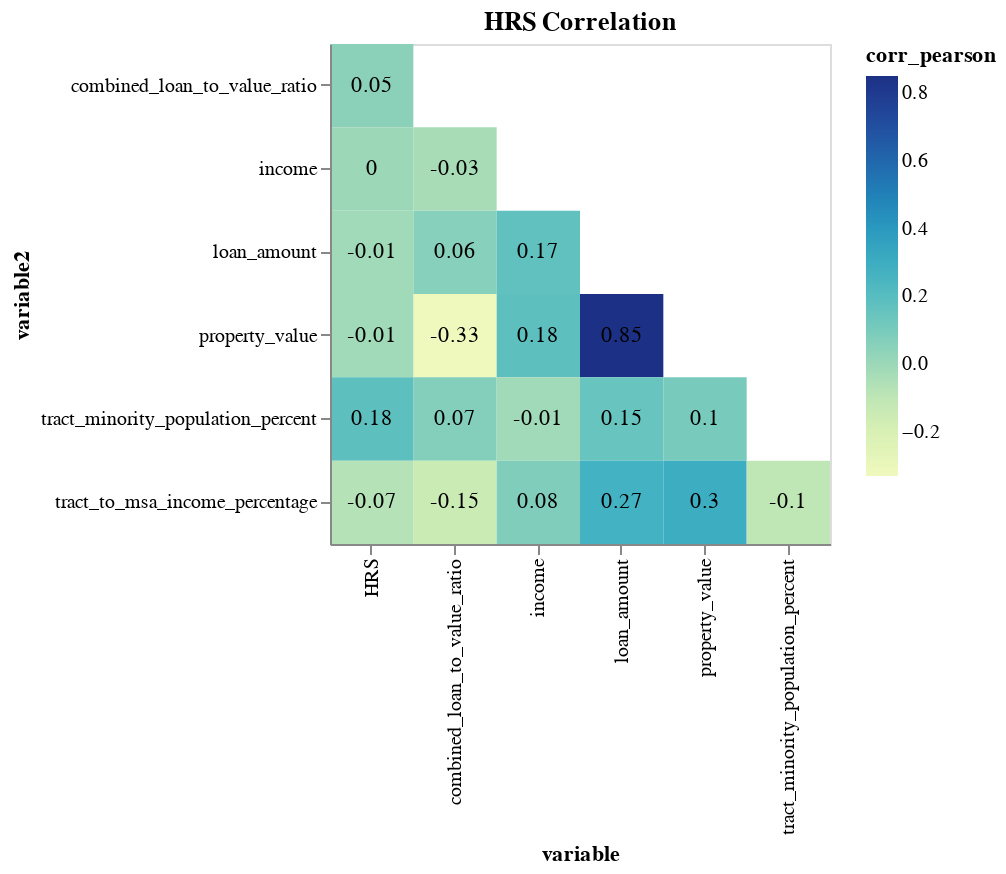

The notebook cell saved with this chart:
### Code cell
#Pearson correlation matrix for other variables
baseo=alt.Chart(graded_corr).mark_rect().transform_filter(
    alt.datum.variable < alt.datum.variable2
).encode(
    x='variable:O',
    y= alt.Y('variable2:O'),
    color= alt.Color('corr_pearson:Q', )
).properties(
    width=250,
    height=250,
    title=alt.TitleParams(
            text='HRS Correlation')
)




others= baseo+baseo.mark_text().transform_calculate(label = '"" + datum.x + datum.y').encode(
    text='corr_pearson:N',
    color=alt.value('black'))
others.configure_title(fontSize=14).configure(background='#FFFFFF').configure_axis(
    grid=False)

### Figure 1 — Vega-Lite specification as saved in the notebook (floating-point values rounded to 4 significant figures)
{"usermeta": {"embedOptions": {"theme": "fivethirtyeight"}}, "config": {"view": {"continuousWidth": 400, "continuousHeight": 300}, "axis": {"grid": false}, "background": "#FFFFFF"}, "layer": [{"mark": "rect", "encoding": {"color": {"field": "corr_pearson", "type": "quantitative"}, "x": {"field": "variable", "type": "ordinal"}, "y": {"field": "variable2", "type": "ordinal"}}, "height": 250, "title": {"text": "HRS Correlation"}, "transform": [{"filter": "(datum.variable < datum.variable2)"}], "width": 250}, {"mark": "text", "encoding": {"color": {"value": "black"}, "text": {"field": "corr_pearson", "type": "nominal"}, "x": {"field": "variable", "type": "ordinal"}, "y": {"field": "variable2", "type": "ordinal"}}, "height": 250, "title": {"text": "HRS Correlation"}, "transform": [{"filter": "(datum.variable < datum.variable2)"}, {"calculate": "\"\" + datum.x + datum.y", "as": "label"}], "width": 250}], "data": {"name": "data-134018d23b66153e1e0be1091cf6a408"}, "$schema": "https://vega.github.io/schema/vega-lite/v4.17.0.json", "datasets": {"data-134018d23b66153e1e0be1091cf6a408": [{"variable": "loan_amount", "variable2": "loan_amount", "corr_pearson": 1.0}, {"variable": "loan_amount", "variable2": "combined_loan_to_value_ratio", "corr_pearson": 0.06}, {"variable": "loan_amount", "variable2": "property_value", "corr_pearson": 0.85}, {"variable": "loan_amount", "variable2": "tract_minority_population_percent", "corr_pearson": 0.15}, {"variable": "loan_amount", "variable2": "tract_to_msa_income_percentage", "corr_pearson": 0.27}, {"variable": "loan_amount", "variable2": "income", "corr_pearson": 0.17}, {"variable": "loan_amount", "variable2": "HRS", "corr_pearson": -0.01}, {"variable": "combined_loan_to_value_ratio", "variable2": "loan_amount", "corr_pearson": 0.06}, {"variable": "combined_loan_to_value_ratio", "variable2": "combined_loan_to_value_ratio", "corr_pearson": 1.0}, {"variable": "combined_loan_to_value_ratio", "variable2": "property_value", "corr_pearson": -0.33}, {"variable": "combined_loan_to_value_ratio", "variable2": "tract_minority_population_percent", "corr_pearson": 0.07}, {"variable": "combined_loan_to_value_ratio", "variable2": "tract_to_msa_income_percentage", "corr_pearson": -0.15}, {"variable": "combined_loan_to_value_ratio", "variable2": "income", "corr_pearson": -0.03}, {"variable": "combined_loan_to_value_ratio", "variable2": "HRS", "corr_pearson": 0.05}, {"variable": "property_value", "variable2": "loan_amount", "corr_pearson": 0.85}, {"variable": "property_value", "variable2": "combined_loan_to_value_ratio", "corr_pearson": -0.33}, {"variable": "property_value", "variable2": "property_value", "corr_pearson": 1.0}, {"variable": "property_value", "variable2": "tract_minority_population_percent", "corr_pearson": 0.1}, {"variable": "property_value", "variable2": "tract_to_msa_income_percentage", "corr_pearson": 0.3}, {"variable": "property_value", "variable2": "income", "corr_pearson": 0.18}, {"variable": "property_value", "variable2": "HRS", "corr_pearson": -0.01}, {"variable": "tract_minority_population_percent", "variable2": "loan_amount", "corr_pearson": 0.15}, {"variable": "tract_minority_population_percent", "variable2": "combined_loan_to_value_ratio", "corr_pearson": 0.07}, {"variable": "tract_minority_population_percent", "variable2": "property_value", "corr_pearson": 0.1}, {"variable": "tract_minority_population_percent", "variable2": "tract_minority_population_percent", "corr_pearson": 1.0}, {"variable": "tract_minority_population_percent", "variable2": "tract_to_msa_income_percentage", "corr_pearson": -0.1}, {"variable": "tract_minority_population_percent", "variable2": "income", "corr_pearson": -0.01}, {"variable": "tract_minority_population_percent", "variable2": "HRS", "corr_pearson": 0.18}, {"variable": "tract_to_msa_income_percentage", "variable2": "loan_amount", "corr_pearson": 0.27}, {"variable": "tract_to_msa_income_percentage", "variable2": "combined_loan_to_value_ratio", "corr_pearson": -0.15}, {"variable": "tract_to_msa_income_percentage", "variable2": "property_value", "corr_pearson": 0.3}, {"variable": "tract_to_msa_income_percentage", "variable2": "tract_minority_population_percent", "corr_pearson": -0.1}, {"variable": "tract_to_msa_income_percentage", "variable2": "tract_to_msa_income_percentage", "corr_pearson": 1.0}, {"variable": "tract_to_msa_income_percentage", "variable2": "income", "corr_pearson": 0.08}, {"variable": "tract_to_msa_income_percentage", "variable2": "HRS", "corr_pearson": -0.07}, {"variable": "income", "variable2": "loan_amount", "corr_pearson": 0.17}, {"variable": "income", "variable2": "combined_loan_to_value_ratio", "corr_pearson": -0.03}, {"variable": "income", "variable2": "property_value", "corr_pearson": 0.18}, {"variable": "income", "variable2": "tract_minority_population_percent", "corr_pearson": -0.01}, {"variable": "income", "variable2": "tract_to_msa_income_percentage", "corr_pearson": 0.08}, {"variable": "income", "variable2": "income", "corr_pearson": 1.0}, {"variable": "income", "variable2": "HRS", "corr_pearson": -0.0}, {"variable": "HRS", "variable2": "loan_amount", "corr_pearson": -0.01}, {"variable": "HRS", "variable2": "combined_loan_to_value_ratio", "corr_pearson": 0.05}, {"variable": "HRS", "variable2": "property_value", "corr_pearson": -0.01}, {"variable": "HRS", "variable2": "tract_minority_population_percent", "corr_pearson": 0.18}, {"variable": "HRS", "variable2": "tract_to_msa_income_percentage", "corr_pearson": -0.07}, {"variable": "HRS", "variable2": "income", "corr_pearson": -0.0}, {"variable": "HRS", "variable2": "HRS", "corr_pearson": 1.0}]}}
